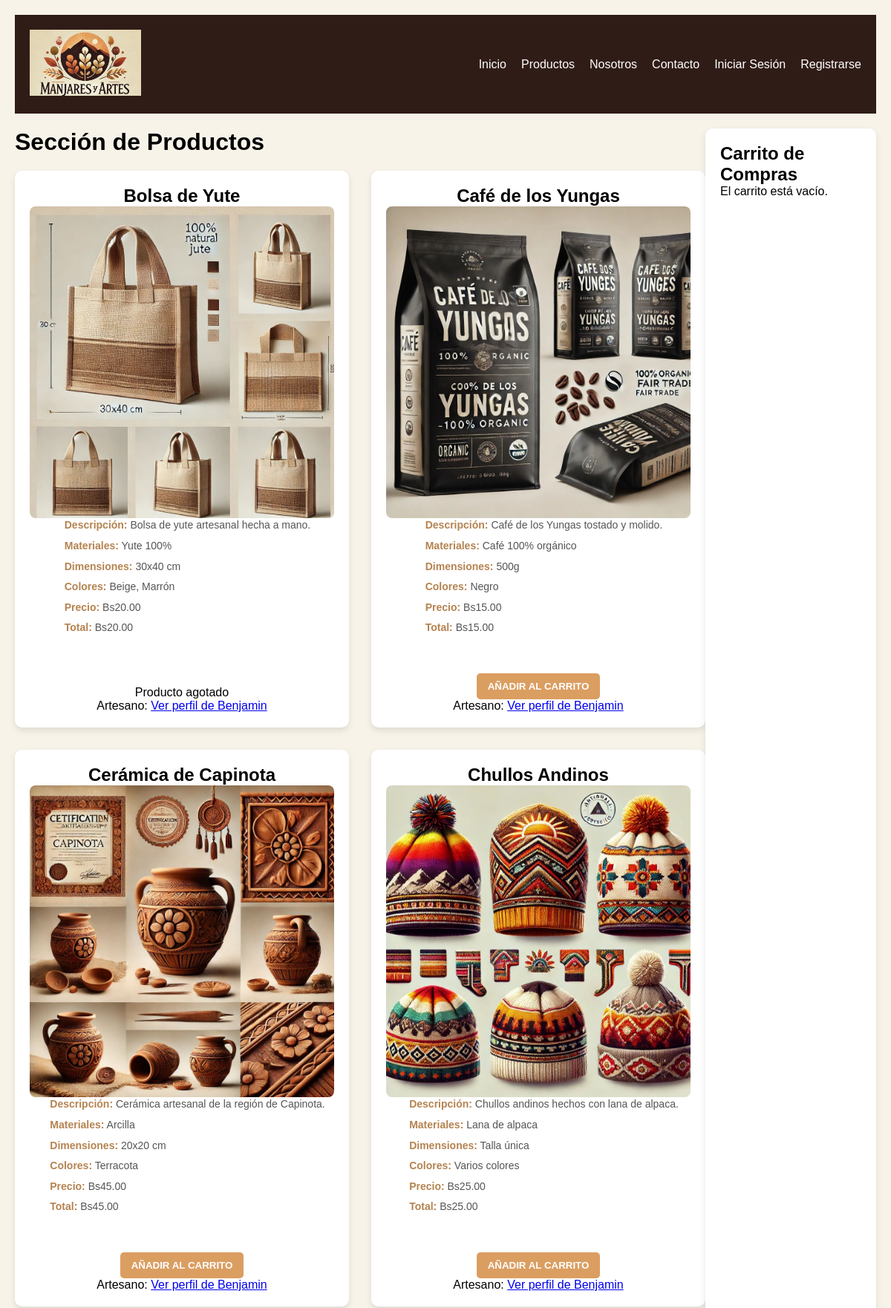
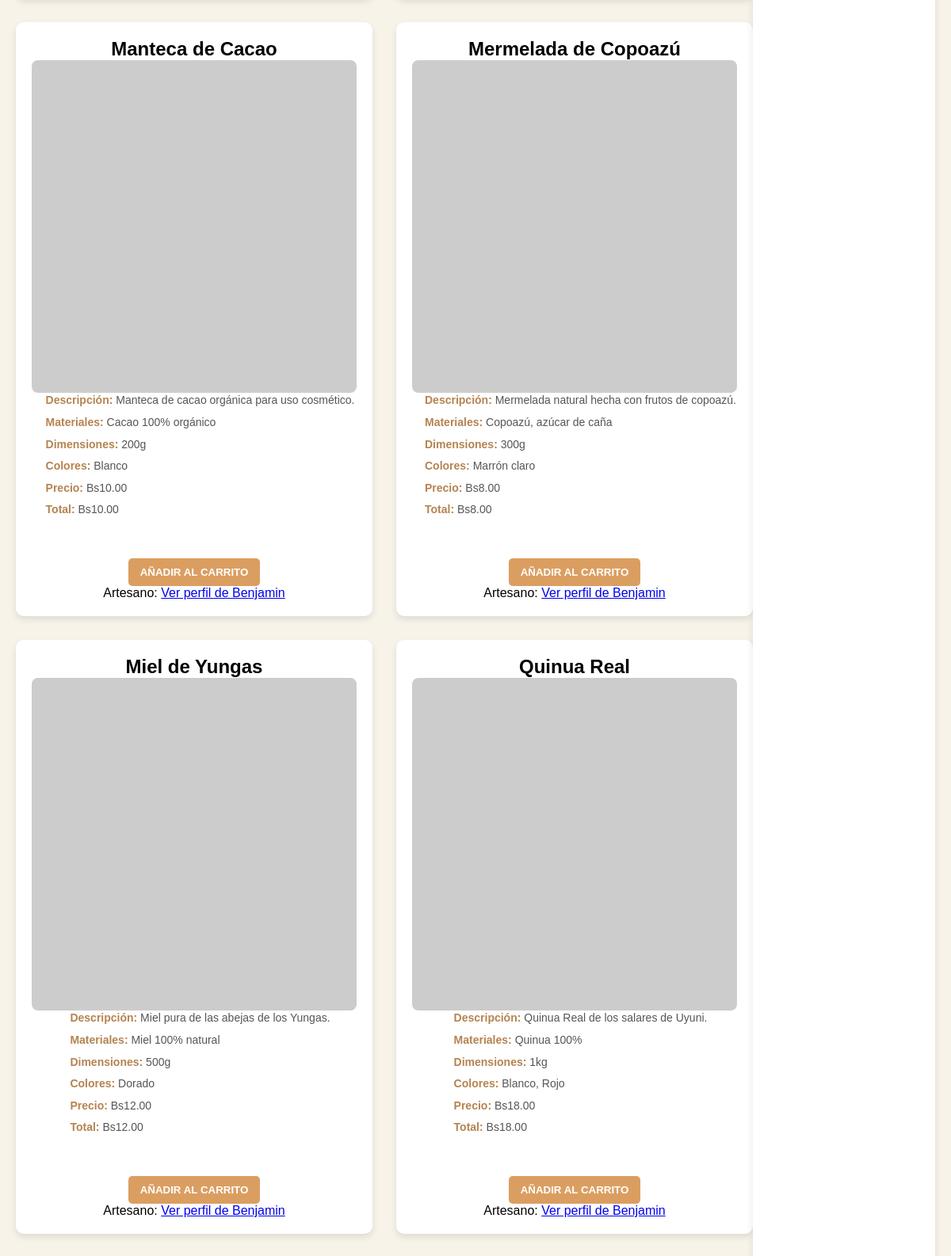
Page /Productos.php (upper part) on the committed database (2 pictures, top to bottom).
### tables this page shows
CREATE TABLE `producto` (
  `ID_producto` int(11) NOT NULL,
  `nombre` varchar(255) NOT NULL,
  `descripcion` text NOT NULL,
  `stock` int(11) NOT NULL,
  `precio` decimal(10,2) NOT NULL,
  `id_artesano` int(11) NOT NULL,
  `categoria` varchar(255) DEFAULT NULL,
  `materiales` varchar(255) DEFAULT NULL,
  `dimensiones` varchar(255) DEFAULT NULL,
  `colores_disponibles` varchar(255) DEFAULT NULL,
  `descuentos` varchar(50) DEFAULT NULL,
  `metodos_envio` varchar(255) DEFAULT NULL,
  `garantia` text DEFAULT NULL,
  `etiquetas` varchar(255) DEFAULT NULL,
  `certificaciones` varchar(255) DEFAULT NULL
);

CREATE TABLE `usuario` (
  `ID_usuario` int(11) NOT NULL,
  `nombre` varchar(255) NOT NULL,
  `apellidos` varchar(255) NOT NULL,
  `telefono` varchar(15) DEFAULT NULL,
  `correo_electronico` varchar(255) NOT NULL,
  `contrasena` varchar(255) NOT NULL,
  `direccion` text DEFAULT NULL,
  `token` varchar(255) DEFAULT NULL,
  `Rol` varchar(50) NOT NULL,
  `Verificado` tinyint(1) NOT NULL
);

### productos.php (the view, shortened to what this page needs)
<?php
$servername = "localhost";
$username = "root";
$password = "";
$dbname = "bd_artesanias";
$conexion = new mysqli($servername, $username, $password, $dbname);
$sql = "SELECT p.id_producto, p.nombre, p.descripcion, p.precio, p.stock, p.categoria, p.materiales, p.dimensiones, p.colores_disponibles,
        p.descuentos, p.metodos_envio, p.garantia, p.etiquetas, p.certificaciones, a.ID_usuario AS id_artesano, u.nombre AS nombre_artesano, c.nombre AS comunidad
        FROM producto p
        JOIN artesano a ON p.ID_artesano = a.ID_usuario
        JOIN usuario u ON a.ID_usuario = u.id_usuario
        LEFT JOIN pertenece pe ON u.id_usuario = pe.ID_usuario
        LEFT JOIN comunidad c ON pe.ID_comunidad = c.id_comunidad";
$resultado = $conexion->query($sql);
?>
<!DOCTYPE html>
<html lang="es">
<head>
    <link rel="stylesheet" href="css/Productos.css">
</head>
<body>
<header>
    <div class="logo">
        <img src="logo1.jpg" alt="Logo de Manjares y Artes">
    </div>
    <nav>
        <ul>
            <li><a href="home.php">Inicio</a></li>
            <li><a href="Productos.php">Productos</a></li>
            <li><a href="#">Nosotros</a></li>
            <li><a href="#">Contacto</a></li>
            <?php if (!isset($_SESSION['usuario_id'])): ?>
                <li><a href="login.php">Iniciar Sesión</a></li>
                <li><a href="register.php">Registrarse</a></li>
            <?php else: ?>
                <li><a href="perfil.php">Mi Perfil</a></li>
                <li><a href="logout.php">Cerrar Sesión</a></li>
            <?php endif; ?>
        </ul>
    </nav>
</header>
<div class="main-container">
    <div class="products-container">
        <h1>Sección de Productos</h1>
        <div class="products-grid">
            <?php
            if ($resultado->num_rows > 0) {
                while ($fila = $resultado->fetch_assoc()) {
                    echo "<div class='product-card'>";
                    echo "<h2>" . $fila["nombre"] . "</h2>";
                    echo "<div class='image-container'>";
                    $nombre_imagen = $fila["nombre"] . ".jpg";
                    $ruta_imagen = "Imagenes/" . $nombre_imagen;
                    if (file_exists($ruta_imagen)) {
                        echo "<img src='" . $ruta_imagen . "' class='product-image' alt='" . $fila["nombre"] . "'>";
                    } else {
                        echo "<img src='https://via.placeholder.com/250' class='product-image' alt='Imagen por defecto'>";
                    }
                    echo "</div>";
                    echo "<div class='product-info'>";
                    echo "<p><span>Descripción:</span> " . $fila["descripcion"] . "</p>";
                    echo "<p><span>Materiales:</span> " . $fila["materiales"] . "</p>";
                    echo "<p><span>Dimensiones:</span> " . $fila["dimensiones"] . "</p>";
                    echo "<p><span>Colores:</span> " . $fila["colores_disponibles"] . "</p>";
                    echo "<p><span>Precio:</span> Bs" . number_format($fila["precio"], 2) . "</p>";
                    echo "<p><span>Total:</span> Bs" . number_format($fila["precio"], 2) . "</p>";
                    echo "</div>";
                    if ($fila["stock"] > 0) {
                        echo "<form method='POST' action=''>";
                        echo "<button type='submit' name='agregar_carrito' class='add-to-cart-btn'>Añadir al carrito</button>";
                        echo "</form>";
                    } else {
                        echo "<p class='out-of-stock'>Producto agotado</p>";
                    }
                    echo "<p>Artesano: <a href='perfil_artesano.php?id_artesano=" . $fila["id_artesano"] . "'>Ver perfil de " . $fila["nombre_artesano"] . "</a></p>";
                    echo "</div>";
                }
            } else {
                echo "<p>No se encontraron productos.</p>";
            }
            ?>
        </div>
    </div>
<div class="cart-container">
    <h2>Carrito de Compras</h2>
    <div id="cart-items">
        <?php
        if (isset($_SESSION['carrito']) && !empty($_SESSION['carrito'])) {
            $total = 0;
            echo "<div class='cart-items-list'>";
            foreach ($_SESSION['carrito'] as $id_producto => $cantidad) {
                $sql = "SELECT nombre, precio FROM producto WHERE id_producto = ?";
                $stmt = $conexion->prepare($sql);
                $stmt->bind_param('i', $id_producto);
                $stmt->execute();
                $stmt->bind_result($nombre, $precio);
                $stmt->fetch();
                $stmt->close();
                $subtotal = $precio * $cantidad;
                $total += $subtotal;
                echo "<div class='cart-item'>";
                echo "<p><strong>Producto:</strong> " . $nombre . "</p>";
                echo "<p><strong>Cantidad:</strong> <input type='number' value='" . $cantidad . "' min='1' class='quantity-input'></p>";
                echo "<p><strong>Precio Unitario (Bs):</strong> Bs" . number_format($precio, 2) . "</p>";
                echo "<p><strong>Subtotal (Bs):</strong> Bs" . number_format($subtotal, 2) . "</p>";
                echo "<form method='POST' action=''><input type='hidden' name='id_producto' value='" . $id_producto . "'><button type='submit' name='eliminar_carrito' class='delete-btn'>Eliminar</button></form>";
                echo "</div>";
            }
            echo "</div>";
            echo "<p class='cart-total'>Total a pagar: <strong>Bs" . number_format($total, 2) . "</strong></p>";
            echo "<div class='cart-buttons'><a href='Productos.php' class='continue-shopping-btn'>Continuar Comprando</a> <a href='factura.php' class='checkout-btn'>Finalizar Compra</a></div>";
        } else {
            echo "<p>El carrito está vacío.</p>";
        }
        ?>
    </div>
</div>
</div>
</body>
</html>

### css/Productos.css (style rules this page uses)
* { margin: 0; padding: 0; box-sizing: border-box; font-family: 'Arial', sans-serif; }
body { background-color: #f7f3e9; padding: 20px; }
header { background-color: #301c17; color: white; padding: 20px; display: flex; justify-content: space-between; align-items: center; }
.logo img { width: 150px; }
nav ul { list-style: none; display: flex; gap: 20px; }
nav ul li { display: inline; }
nav ul li a { color: white; text-decoration: none; font-size: 16px; transition: color 0.3s ease; }
.main-container { display: flex; justify-content: space-between; margin-top: 20px; }
.products-grid { display: grid; grid-template-columns: repeat(2, 1fr); gap: 30px; width: 100%; padding: 20px 0; }
.product-card { background-color: white; border-radius: 10px; box-shadow: 0 4px 8px rgba(0, 0, 0, 0.1); overflow: hidden; width: 450px; height: 700px; display: flex; flex-direction: column; align-items: center; padding: 20px; justify-content: space-between; }
.image-container { display: flex; justify-content: center; align-items: center; width: 100%; height: 420px; }
.product-image { width: 100%; height: 100%; object-fit: cover; border-radius: 8px; }
.product-info { flex: 1; text-align: center; }
.product-info p { font-size: 16px; color: #555; margin-bottom: 10px; line-height: 1.4; }
.add-to-cart-btn { background-color: #db9e61; border: none; padding: 10px 15px; color: white; text-transform: uppercase; font-weight: bold; border-radius: 5px; cursor: pointer; transition: background-color 0.3s; margin-top: 20px; }
.cart-container { width: 25%; background-color: #fff; border-radius: 10px; padding: 20px; box-shadow: 0 4px 10px rgba(0, 0, 0, 0.1); height: auto; }

### productos.php (style rules this page uses)
.product-card { background-color: white; border-radius: 10px; box-shadow: 0 4px 8px rgba(0, 0, 0, 0.1); overflow: hidden; width: 450px; height: 750px; display: flex; flex-direction: column; padding: 20px; }
.image-container { display: flex; justify-content: center; align-items: center; width: 100%; height: 420px; }
.product-image { width: 100%; height: 100%; object-fit: cover; border-radius: 8px; }
.product-info { text-align: left; padding-left: 15px; }
.product-info p { font-size: 14px; color: #555; margin-bottom: 8px; }
.product-info p span { font-weight: bold; color: #b58350; }
.products-grid { display: grid; grid-template-columns: repeat(2, 1fr); gap: 30px; width: 100%; }
.add-to-cart-btn { margin-top: 10px; background-color: #db9e61; border: none; padding: 10px 15px; color: white; text-transform: uppercase; font-weight: bold; border-radius: 5px; cursor: pointer; }

### rows in the picture
producto: nombre "Bolsa de Yute", nombre (picture), descripcion "Bolsa de yute artesanal hecha a mano.", materiales "Yute 100%", dimensiones "30x40 cm", colores_disponibles "Beige, Marrón", precio "20.00", stock "Producto agotado", usuario.nombre "Benjamin"
producto: nombre "Café de los Yungas", nombre (picture), descripcion "Café de los Yungas tostado y molido.", materiales "Café 100% orgánico", dimensiones "500g", colores_disponibles "Negro", precio "15.00", usuario.nombre "Benjamin"
producto: nombre "Cerámica de Capinota", nombre (picture), descripcion "Cerámica artesanal de la región de Capinota.", materiales "Arcilla", dimensiones "20x20 cm", colores_disponibles "Terracota", precio "45.00", usuario.nombre "Benjamin"
producto: nombre "Chullos Andinos", nombre (picture), descripcion "Chullos andinos hechos con lana de alpaca.", materiales "Lana de alpaca", dimensiones "Talla única", colores_disponibles "Varios colores", precio "25.00", usuario.nombre "Benjamin"
producto: nombre "Manteca de Cacao", descripcion "Manteca de cacao orgánica para uso cosmético.", materiales "Cacao 100% orgánico", dimensiones "200g", colores_disponibles "Blanco", precio "10.00", usuario.nombre "Benjamin"
producto: nombre "Mermelada de Copoazú", descripcion "Mermelada natural hecha con frutos de copoazú.", materiales "Copoazú, azúcar de caña", dimensiones "300g", colores_disponibles "Marrón claro", precio "8.00", usuario.nombre "Benjamin"
producto: nombre "Miel de Yungas", descripcion "Miel pura de las abejas de los Yungas.", materiales "Miel 100% natural", dimensiones "500g", colores_disponibles "Dorado", precio "12.00", usuario.nombre "Benjamin"
producto: nombre "Quinua Real", descripcion "Quinua Real de los salares de Uyuni.", materiales "Quinua 100%", dimensiones "1kg", colores_disponibles "Blanco, Rojo", precio "18.00", usuario.nombre "Benjamin"
